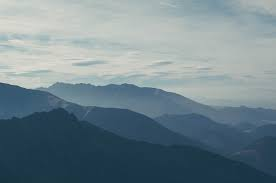
#> input picture real/810100402_real_none_mountain_5.jpeg, 276 x 183 px, found by its file name; its folder holds 4 pictures in this run
$ jupyter execute --allow-errors Code.ipynb   (shell and % lines are left out)
#> lines starting #> are read from the running program, lines starting #| are printed output that depends on the picture
>[Data Preparation](#scrollTo=jxuCmYqbM09l)

>>[Feature Extraction](#scrollTo=1fXW5PUYssR9)

>>[Preprocessing](#scrollTo=0bwtyv7vtkAk)

>>>[Deep Features](#scrollTo=dS22qAm8qK-w)

>>>[Handcrafted Features](#scrollTo=Phqtuyv2q_qS)

>>[Dimensionality Reduction](#scrollTo=zLetA9UEFJSS)

>>>[Deep Features](#scrollTo=HA38YJoZs8DF)

>>>[Handcrafted Features](#scrollTo=FsgVdSOhs3r2)

>[Classifying](#scrollTo=u07GEBbHPO8y)

>>[Logistic Regression](#scrollTo=lcM63BZoPUvY)

>>>[Deep Features](#scrollTo=FHTTwd0QwCgd)

>>>[Handcrafted Features](#scrollTo=IDeprSg6wOV5)

>>[SVC(SVM)](#scrollTo=iGZErHBka-Sp)

>>>[Deep Features](#scrollTo=0sgNE5uvwh9I)

>>>[Handcrafted Features](#scrollTo=BiqV3VXWwsC9)

>[Clustering](#scrollTo=pqxM5SxJxf4a)

>>[Mini Batch K-Means](#scrollTo=4v0h9mD9yNst)

>>>[Deep Features](#scrollTo=n8pJt35oxG3I)

>>>[Handcrafted Features](#scrollTo=BPTw3nQLxNKf)

#Data Preparation

##Feature Extraction

[cell 1]
import os
import cv2
from skimage import exposure
from skimage.io import imread, imshow
from skimage.transform import resize
from skimage import feature, io, filters
from sklearn.decomposition import PCA
import numpy as np
import pandas as pd
import matplotlib.pyplot as plt
import gdown
from tqdm import tqdm
from sklearn.preprocessing import StandardScaler

[cell 2]
from google.colab import drive
drive.mount('/content/drive')

[cell 3]
class FeatureExtraction():
  def __init__(self):
    self.LBP = 'lbp'
    self.PCA = 'pca'
    self.FFT = 'fft'

    self.image_dir = 0
    self.image_size = (240, 240)

  def extract_labels(self):
    paths = []
    non_valid_files = ['810199515_real_none_jungle_10', '810199515_real_none_jungle_1', 'desktop.ini', '810100473_real_none_sea_4']

    for image_path in os.listdir(self.image_dir):
      try:
        if not any(non_valid_file in image_path for non_valid_file in non_valid_files):
          paths.append(image_path)
      except Exception as e:
        print(e)
        continue

    data = {0:paths}
    return pd.DataFrame(data)

  def lbp(self, path):
    try:
      image_path = self.image_dir + path
      image = io.imread(image_path, as_gray=True)
      image = resize(image, self.image_size)
      lbp = feature.local_binary_pattern(image, 8, 1, method='uniform')
      histogram, _ = np.histogram(lbp.ravel(), bins=np.arange(0, 59))
      return histogram
    except Exception as e:
      print(e)
      print(image_path)
      print("Something happened in LBP")
      return None

  def fft(self, path):
    try:
      image_path = self.image_dir + path
      image = io.imread(image_path, as_gray=True)

      resized_image = resize(image, self.image_size)

      fft_image = np.fft.fft2(resized_image)
      fft_shifted = np.fft.fftshift(fft_image)

      magnitude_spectrum = np.log(1 + np.abs(fft_shifted))
      return magnitude_spectrum.flatten()
    except Exception as e:
      print(e)
      print(image_path)
      print("Something happened in FFT")
      return None

  def extract(self):
    self.df = self.extract_labels()

    tqdm.pandas()
    self.df['lbp'] = self.df[0].progress_apply(lambda path: self.lbp(path))
#> in lbp, `lbp = feature.local_binary_pattern(image, 8, 1, method='uniform')`:
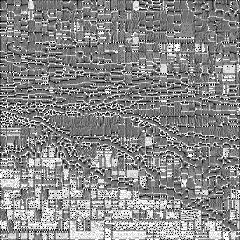
#> lbp: shape (240, 240) float64; min 0, max 9, mean 4.86; drawn with min black and max white
#> in lbp, `histogram, _ = np.histogram(lbp.ravel(), bins=np.arange(0, 59))`: histogram = 58 values, max 14966 at index 4, min 0 at index 10, mean 993.1
#> call 2 of lbp, with path = '810998099_real_none_jungle_7.jpg'
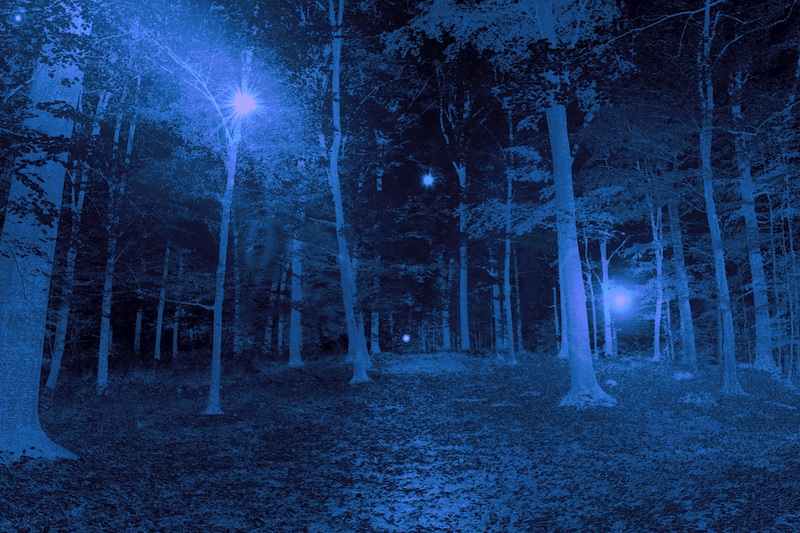
#> input picture real/810998099_real_none_jungle_7.jpg, 800 x 533 px, found by its file name
#> in lbp (call 2), `lbp = feature.local_binary_pattern(image, 8, 1, method='uniform')`:
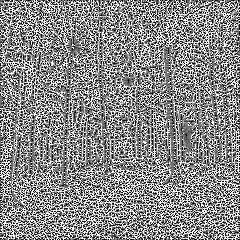
#> lbp: shape (240, 240) float64; min 0, max 9, mean 4.85; drawn with min black and max white
#> in lbp (call 2), `histogram, _ = np.histogram(lbp.ravel(), bins=np.arange(0, 59))`: histogram = 58 values, max 9811 at index 9, min 0 at index 10, mean 993.1
#> call 3 of lbp, with path = '810998099_real_none_jungle_9.jpg'
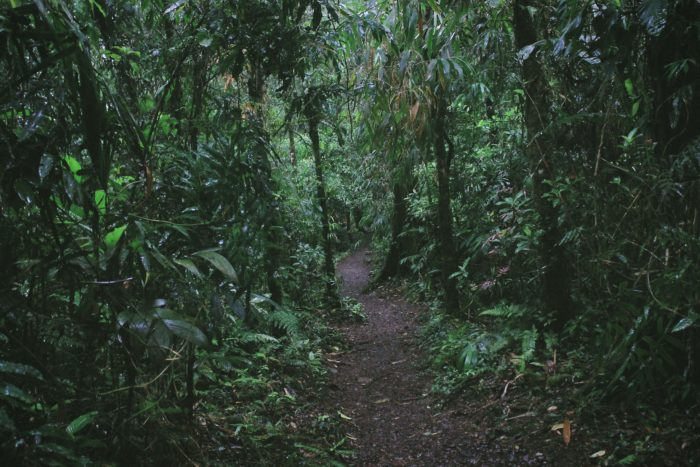
#> input picture real/810998099_real_none_jungle_9.jpg, 700 x 467 px, found by its file name
#> in lbp (call 3), `lbp = feature.local_binary_pattern(image, 8, 1, method='uniform')`:
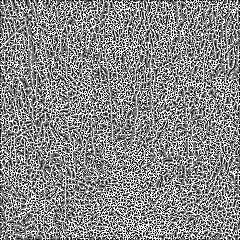
#> lbp: shape (240, 240) float64; min 0, max 9, mean 4.83; drawn with min black and max white
#> in lbp (call 3), `histogram, _ = np.histogram(lbp.ravel(), bins=np.arange(0, 59))`: histogram = 58 values, max 9128 at index 9, min 0 at index 10, mean 993.1
#> call 4 of lbp, with path = '810998099_real_none_mountain_1.jpg'
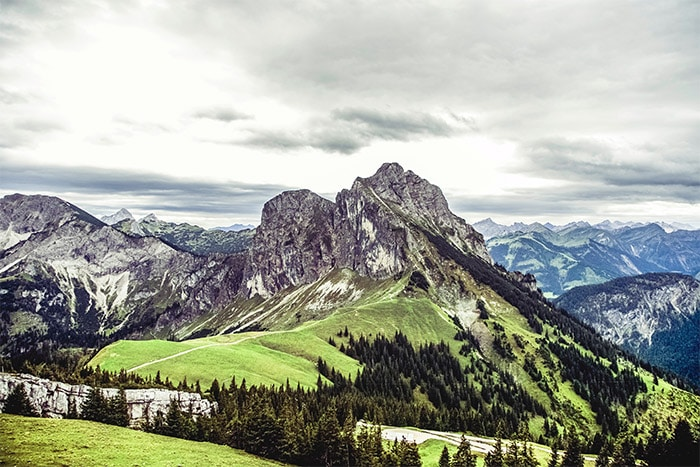
#> input picture real/810998099_real_none_mountain_1.jpg, 700 x 467 px, found by its file name
#> in lbp (call 4), `image = resize(image, self.image_size)`:
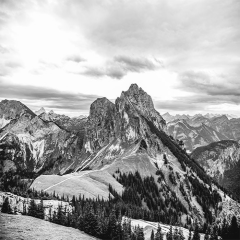
#> image: shape (240, 240) float64; min 0.037, max 0.999, mean 0.642
#> in lbp (call 4), `lbp = feature.local_binary_pattern(image, 8, 1, method='uniform')`:
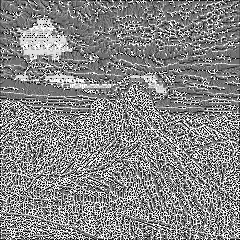
#> lbp: shape (240, 240) float64; min 0, max 9, mean 4.74; drawn with min black and max white
#> in lbp (call 4), `histogram, _ = np.histogram(lbp.ravel(), bins=np.arange(0, 59))`: histogram = 58 values, max 10913 at index 4, min 0 at index 10, mean 993.1
    # Filter out rows with None values in the 'lbp' column
    self.df = self.df.dropna(subset=['lbp'])  # Added line to drop rows with None in 'lbp'
    self.lbp_df = pd.DataFrame(self.df['lbp'].values.tolist())
    print("LBP DONE")

    tqdm.pandas()
    self.df['fft'] = self.df[0].progress_apply(lambda path: self.fft(path))
#> in fft, `magnitude_spectrum = np.log(1 + np.abs(fft_shifted))`:
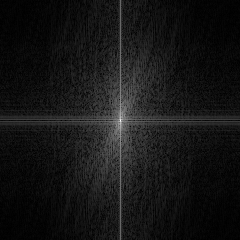
#> magnitude_spectrum: shape (240, 240) float64; min 0.00407, max 10.28, mean 0.885; drawn with min black and max white
#> call 4 of fft, with path = '810998099_real_none_mountain_1.jpg'
#> in fft (call 4), `magnitude_spectrum = np.log(1 + np.abs(fft_shifted))`:
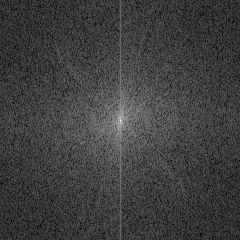
#> magnitude_spectrum: shape (240, 240) float64; min 0.106, max 10.52, mean 2.7; drawn with min black and max white
    # Filter out rows with None values in the 'fft' column
    self.df = self.df.dropna(subset=['fft'])  # Added line to drop rows with None in 'fft'
    self.fft_df = pd.DataFrame(self.df['fft'].values.tolist())
    print("FFT DONE")

    return self.df, pd.concat([self.lbp_df, self.fft_df], axis=1)

  # [8 lines left out: function pca, not called in this run]


  def run(self, real_dir, fake_dir):
    self.image_dir = real_dir
    real_labels, real_features = self.extract()

    self.image_dir = fake_dir
    fake_labels, fake_features = self.extract()

    h_features = pd.concat([real_features, fake_features], axis=0) # h stands for handcrafted
    h_labels = pd.concat([real_labels, fake_labels], axis=0) # h stands for handcrafted

    return self.pca(h_features), h_labels.drop(['lbp', 'fft'], axis=1)
